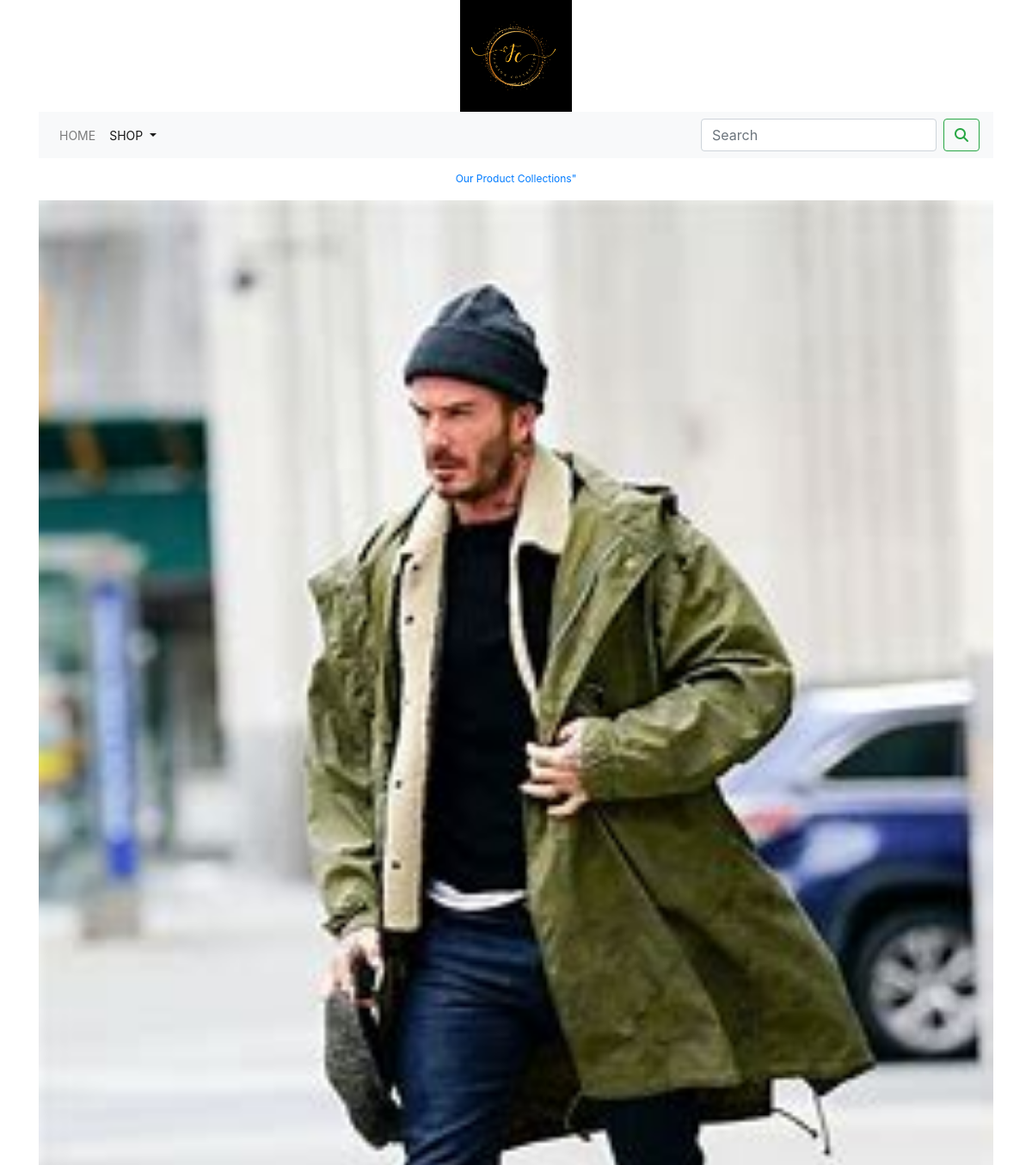
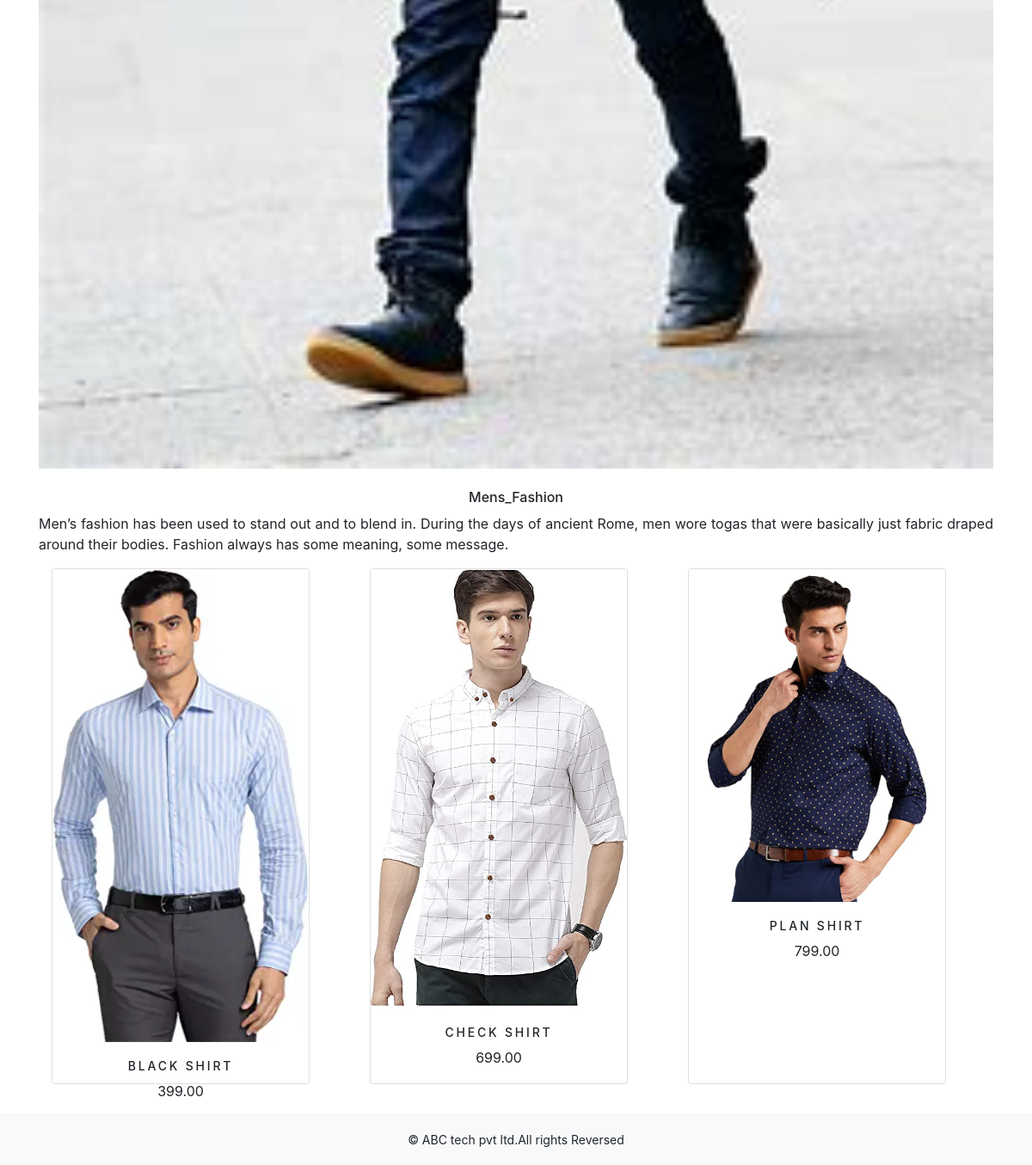
The page /shop/mens_fashion/ on the database its author committed (2 pictures, top to bottom).
### shop/models.py (models this page shows, shortened)
class Category(models.Model):
    name=models.CharField(max_length=250,unique=True)
    slug=models.SlugField(max_length=250,unique=True)
    description=models.TextField(blank=True)
    image=models.ImageField(upload_to='category',blank=True)
    class Meta:
        ordering=('name',)
        verbose_name='category'
        verbose_name_plural='categories'
    def get_url(self):
        return reverse('shop:products_by_category', args=[self.slug])

class Product(models.Model):
    name = models.CharField(max_length=250, unique=True)
    slug = models.SlugField(max_length=250, unique=True)
    description = models.TextField(blank=True)
    price = models.DecimalField(max_digits=10, decimal_places=2)
    category = models.ForeignKey(Category, on_delete=models.CASCADE)
    image = models.ImageField(upload_to='product', blank=True)
    stock = models.IntegerField()
    available = models.BooleanField(default=True)
    created = models.DateTimeField(auto_now_add=True)
    updated = models.DateTimeField(auto_now=True)
    def get_url(self):
        return reverse('shop:prodCatdetail', args=[self.category.slug,self.slug])
    class Meta:
        ordering=('name',)
        verbose_name='product'
        verbose_name_plural='products'

### shop/views.py (the view)
# urls.py: path('',views.allProdCat,name='allProdCat'),
def allProdCat(request,c_slug=None):
    c_page=None
    products_list=None
    if c_slug!=None:
        c_page=get_object_or_404(Category,slug=c_slug)
        products_list=Product.objects.all().filter(category=c_page,available=True)
    else:
        products_list=Product.objects.all().filter(available=True)
    paginator=Paginator(products_list,6)
    try:
        page=int(request.GET.get('page','1'))
    except:
        page=1
    try:
        products=paginator.page(page)
    except ( EmptyPage,InvalidPage ):
        products=paginator.page(paginator.num_pages)
    return render(request,'category.html', {'category':c_page,'products':products})

### cart/context_processors.py (called while the page is built)
def counter(request):
    item_count=0
    if 'admin' in request.path:
        return {}
    else:
        try:
            cart=Cart.objects.filter(cart_id=_cart_id(request))
            car_items=CartItem.objects.all().filter(cart=cart[:1])
            for cart_item in car_items:
                item_count += cart_item.quantity
        except Cart.DoesNotExist:
            item_count =0
    return dict(item_count=item_count)

### cart/views.py (called while the page is built)
def _cart_id(request):
    cart=request.session.session_key
    if not cart:
        cart=request.session.create()
    return cart

### shop/context_processors.py (called while the page is built)
def menu_links(request):
    links=Category.objects.all()
    return dict(links=links)

### templates/category.html (shortened to what this page needs)
{% extends 'base.html' %}
{% load static %}
{% block content %}
{% if category %}
    <div>
        <div class="row my_row_class">
            <div class="mx-auto">
            <p><a href="{% url 'shop:allProdCat' %}">Our Product Collections" </a></p>
        </div>
            </div>
    </div>
    {% endif %}
    <div class="mx-auto">
        {% if category %}
        <img class="my_image" src="{{category.image.url}}" alt="{{category.name}}">
    </div>
    <br>
    <div>
        <h1 class="text-center my_title">{{category.name}}</h1>
        <p class="text-justify">{{category.description}}</p>
    </div>
    {% endif %}
<div class="container">
    <div class="row mx_auto">
        {% for product in products.object_list %}
        <div class="my_bottom_margin col-9 col-sm-12 col-md-4 col-lg-4">
            <div class="card text-center" style="min-width:18rem; width:300px; height:600px;"  >
                <a href="{{product.get_url}}"><img class="card-img-top my_image" src="{{product.image.url}}" alt="{{product.name}}"></a>
                <div class="card-body">
                    <h4>{{product.name}}</h4>
                    <p>{{product.price}}</p>
                </div>
            </div>
        </div>
        {% endfor %}
    </div>
    <br>
</div>
{% endblock %}

### static/css/custom.css (style rules this page uses)
body { font-family: 'Poppins', sans-serif; }
.my_row_class { padding-top : 15px; }
.my_row_class .mx-auto { color : #000; font-size : 12px; }
.my_image { width : 100%; height : auto; }
.my_title { font-size : 16px; text_transform : uppercase; latter-spacing : .2em; }
.my_bottom_margin { margin-bottom : 10px; }
.card-body h4 { font-size : 14px; text-transform : uppercase; letter-spacing : .2em; }

### rows shown on the page
Category: image (picture), name "Mens_Fashion", description "Men’s fashion has been used to stand out and to blend in. During the days of ancient Rome, men wore togas that were basically just fabric draped around their bodies. Fashion always has some meaning, some message."
Product: image (picture), name "BLACK SHIRT", price "399.00"
Product: image (picture), name "CHECK SHIRT", price "699.00"
Product: image (picture), name "PLAN SHIRT", price "799.00"
